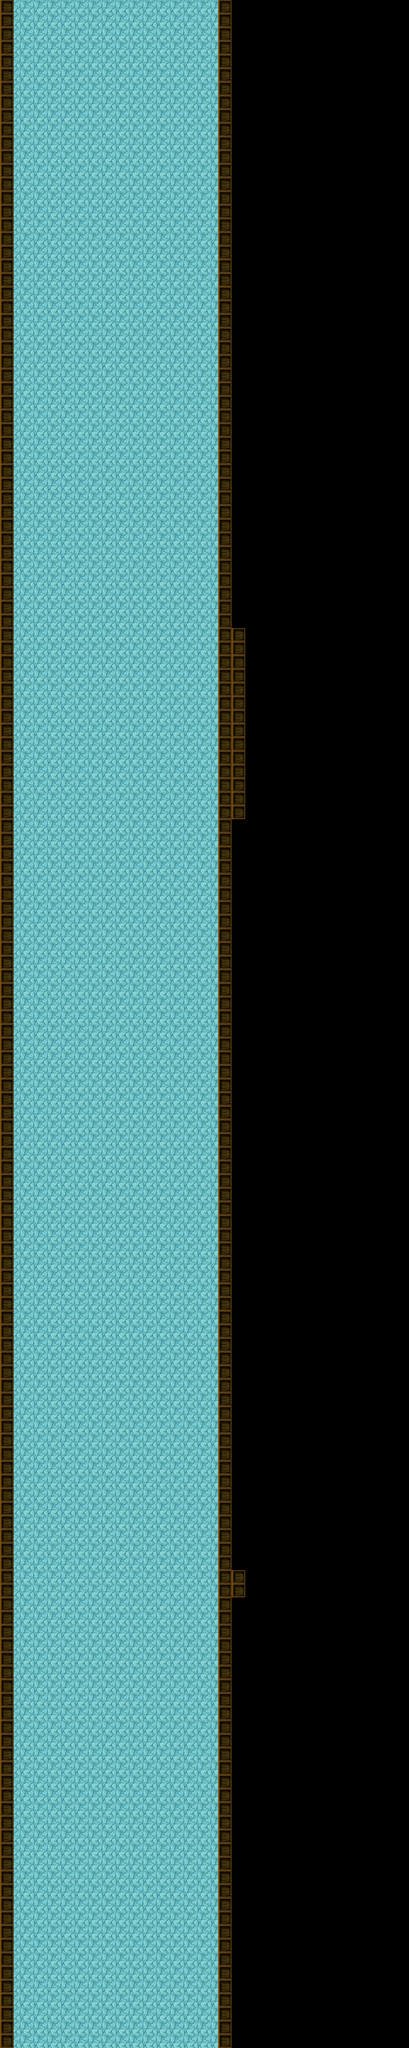

A 2D game scene composited from a Tiled map and its tileset images. What follows is a short description and the map's XML, with each tile layer's data collapsed to a summary:
An orthogonal 30x150 tile map with 40x40 px tiles, 1 tile layer (Слой тайлов 1) and 24 objects (8x puddle, 4x newMission, 3x enemy, 3x bonus, player, ...).

<map version="1.0" orientation="orthogonal" renderorder="right-down" width="30" height="150" tilewidth="40" tileheight="40" nextobjectid="28">
 <tileset firstgid="1" name="map2" tilewidth="40" tileheight="40" tilecount="35" columns="5">
  <image source="map2.png" width="200" height="300" />
 </tileset>
 <layer name="Слой тайлов 1" width="30" height="150">
  <data>[4500 cells, 2566 non-empty, 2 distinct tile ids]</data>
 </layer>
 <objectgroup name="player">
  <object id="1" name="player" x="376" y="5960" width="40" height="40" />
  <object id="9" name="enemy" x="110" y="5960" width="40" height="40" />
 </objectgroup>
 <objectgroup name="enemy">
  <object id="2" name="enemy" x="250" y="5960" width="40" height="40" />
  <object id="3" name="enemy" x="537" y="5960" width="40" height="40" />
  <object id="4" name="bonus" x="160" y="4986" width="40" height="40" />
  <object id="5" name="bonus" x="200" y="5756" width="40" height="40" />
  <object id="6" name="bonus" x="480" y="5718" width="40" height="40" />
 </objectgroup>
 <objectgroup name="finish">
  <object id="8" name="finish" x="40" y="1160" width="600" height="80" />
 </objectgroup>
 <objectgroup name="newMission">
  <object id="11" name="newMission" x="199" y="5312" width="32" height="32" />
  <object id="12" name="newMission" x="481" y="4659" width="32" height="32" />
  <object id="13" name="newMission" x="465" y="3246" width="32" height="32" />
  <object id="14" name="newMission" x="197" y="2171" width="32" height="32" />
 </objectgroup>
 <objectgroup name="puddle">
  <object id="15" name="puddle" x="118" y="5565" width="58" height="32" />
  <object id="16" name="puddle" x="453" y="5402" width="58" height="32" />
  <object id="17" name="puddle" x="399" y="4837" width="58" height="32" />
  <object id="18" name="puddle" x="179" y="4079" width="58" height="32" />
  <object id="19" name="puddle" x="385" y="3577" width="58" height="32" />
  <object id="20" name="puddle" x="148" y="3115" width="58" height="32" />
  <object id="21" name="puddle" x="382" y="2598" width="58" height="32" />
  <object id="22" name="puddle" x="377" y="1715" width="58" height="32" />
  <object id="23" name="blackCat" x="600" y="1440" width="40" height="40" />
 </objectgroup>
 <objectgroup name="catBonus">
  <object id="24" name="catBonus" x="380" y="1480" width="40" height="40" />
 </objectgroup>
 <objectgroup name="cat">
  <object id="25" name="cat" x="40" y="3800" width="40" height="40" />
 </objectgroup>
 <objectgroup name="Слой объектов 8" />
 <objectgroup name="slonBonuses">
  <object id="27" name="slonBonuses" x="439" y="3800" width="40" height="40" />
 </objectgroup>
</map>
